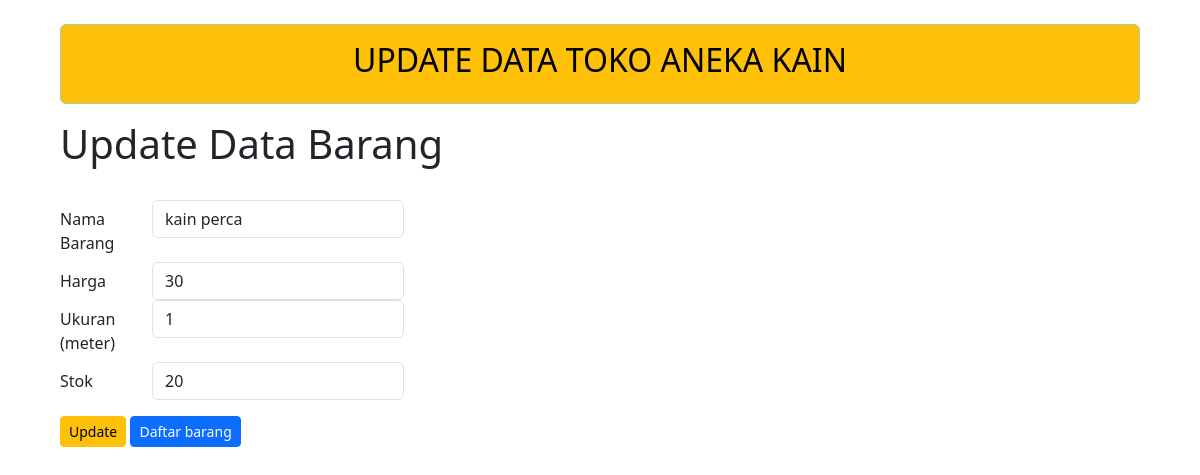
/tokoKainUts/admin/update.php?idbarang=27, run on the app's committed database.
### tables this page shows
CREATE TABLE `tbbarang` (
  `idbarang` int NOT NULL,
  `harga` float NOT NULL,
  `nama` varchar(100) NOT NULL,
  `ukuran` varchar(100) NOT NULL,
  `stok` int NOT NULL
);

### tokoKainUts/admin/update.php (the view, shortened to what this page needs)
<?php
require_once("koneksi.php");
$id = $_GET['idbarang'];
$query = "SELECT * FROM tbbarang WHERE idbarang=" . $id;
$hasil = mysqli_query($koneksi, $query);
?>
<!DOCTYPE html>
<html>
<head>
    <link rel="stylesheet" href="../bootstrap/css/bootstrap.css">
</head>
<body style="margin: 5%; margin-top:2%;">
    <div class="alert alert-success text-center text-bg-warning p-3" role="alert">
        <h2>UPDATE DATA TOKO ANEKA KAIN</h2>
    </div>
    <h1 class="ml-5">Update Data Barang</h1>
    <form method="post" action="hasilupdate.php" class="ml-5">
        <?php while ($data = mysqli_fetch_array($hasil)) { ?>
            <label for="idbarang" class="col-sm-1 col-form-label"></label>
            <div class="form-group row">
                <label for="nama" class="col-sm-1 col-form-label">Nama Barang</label>
                <div class="col-sm-3">
                    <input type="text" name="nama" class="form-control" value="<?php echo $data['nama'] ?>" placeholder="Nama kain" required>
                </div>
            </div>
            <div class="form-group row">
                <label for="harga" class="col-sm-1 col-form-label">Harga</label>
                <div class="col-sm-3">
                    <input type="text" name="harga" class="form-control" value="<?php echo $data['harga'] ?>" placeholder="Harga ribu / meter" pattern="^\d+(\.\d{1,2})?$" title="Harga harus berupa angka dan dapat memiliki maksimal 2 angka di belakang koma" required>
                </div>
            </div>
            <div class="form-group row">
                <label for="ukuran" class="col-sm-1 col-form-label">Ukuran (meter)</label>
                <div class="col-sm-3">
                    <input type="number" name="ukuran" class="form-control" value="<?php echo $data['ukuran'] ?>" placeholder="Ukuran lebar" min="1" max="20" required>
                </div>
            </div>
            <div class="form-group row">
                <label for="stok" class="col-sm-1 col-form-label">Stok</label>
                <div class="col-sm-3">
                    <input type="number" name="stok" class="form-control" value="<?php echo $data['stok'] ?>" placeholder="Stok" min="0" required>
                </div>
            </div>
            <button type="submit" class="btn btn-warning btn-sm mb-3 mt-3 ml-0">Update</button>
            <a href="index.php" class="btn btn-primary btn-sm mb-3 mt-3 ml-0"><i class="fas fa-user-plus mr-0"></i> Daftar barang</a>
        <?php } ?>
    </form>
</body>
</html>

### data on the page
tbbarang: nama "kain perca", harga "30", ukuran "1", stok "20"
